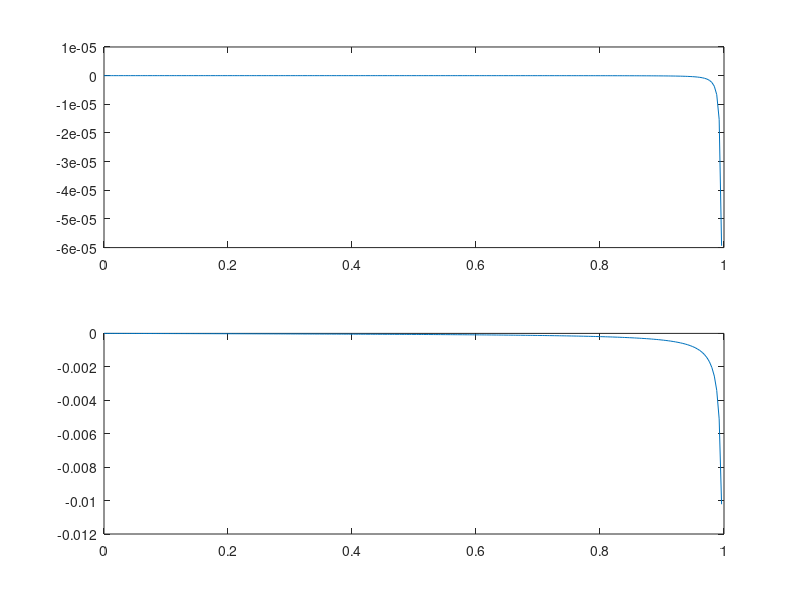

Here is the MATLAB script that generated this plot:
N = 5; Rp = .3; Rs = 45; fs = 100e3;
[z p k] = ellipap(N,Rp,Rs);
[b a] = bilinear(z,p,k,fs);
[h w] = freqz(b,a,256);
subplot(2,1,1);
plot(w/pi,20*log10(abs(h)));
subplot(2,1,2);
plot(w/pi,angle(h));
